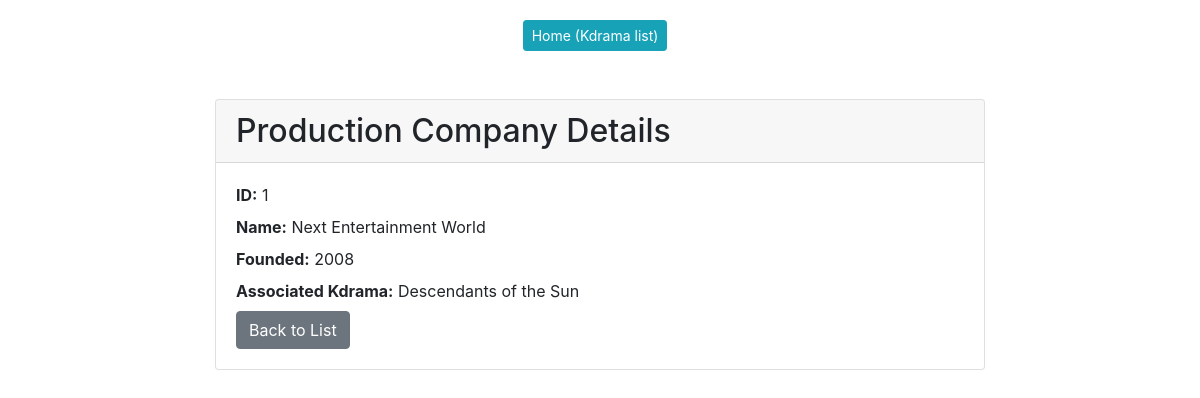
Screenshot of /kdrama/prodcompany_details/1/ with the database file from the repository.
### kdrama/models.py (models this page shows, shortened)
class prod_company(models.Model):
    prod_company_id = models.AutoField(primary_key=True)
    name = models.CharField(max_length=100, blank=True)
    year_founded = models.CharField(max_length=50, blank=True)
    kdrama = models.ForeignKey(kdrama, on_delete=models.CASCADE)

class kdrama(models.Model):
    kdrama_id = models.AutoField(primary_key=True)
    title = models.CharField(max_length=100)
    description = models.CharField(max_length=500, blank=True)
    release_year = models.CharField(max_length=50, blank=True)
    duration = models.CharField(max_length=50, blank=True)

### kdrama/views.py (the view)
# urls.py: path('prodcompany_details/<int:prod_company_id>/', views.ProdCompanyDetails.as_view(), name='prodcompany_details'),
class ProdCompanyDetails(View):
    def get(self, request, prod_company_id):
        prod_company1 = get_object_or_404(prod_company, pk=prod_company_id)
        user_can_modify = can_modify_information(request)
        user_can_purchase = user_purchase(request)
        return render(request=request, template_name='kdrama/prodcompany_details.html', context={'prod_company': prod_company1, 'user_can_modify': user_can_modify, 'user_can_purchase': user_can_purchase})

### kdrama/views.py (called while the page is built)
def can_modify_information(request):
    return request.user.groups.filter(name='Admin').exists()

def user_purchase(request):
    return request.user.groups.filter(name='User').exists()

### kdrama/templates/kdrama/prodcompany_details.html (shortened to what this page needs)
{% extends 'base.html' %}
{% block content %}
<body>
    <div class="container text-center">
        <a href="{% url 'kdrama-list' %}" class="btn btn-info btn-sm">Home (Kdrama list)</a>
    </div>
</body>
    <div class="card mt-5">
        <div class="card-header">
            <h2 class="mb-0">Production Company Details</h2>
        </div>
        <div class="card-body">
            <p class="mb-2"><strong>ID:</strong> {{ prod_company.prod_company_id }}</p>
            <p class="mb-2"><strong>Name:</strong> {{ prod_company.name }}</p>
            <p class="mb-2"><strong>Founded:</strong> {{ prod_company.year_founded }}</p>
            <p class="mb-2"><strong>Associated Kdrama:</strong> {{ prod_company.kdrama.title }}</p>
            <a href="{% url 'prodcompany-list' %}" class="btn btn-secondary">Back to List</a>
        </div>
    </div>
{% endblock %}

### templates/base.html (style rules this page uses)
body { padding-top: 20px; }
.container { max-width: 800px; }
.btn { margin-right: 10px; }

### rows the page displays
prod_company: prod_company_id "1", name "Next Entertainment World", year_founded "2008", kdrama "Descendants of the Sun"
